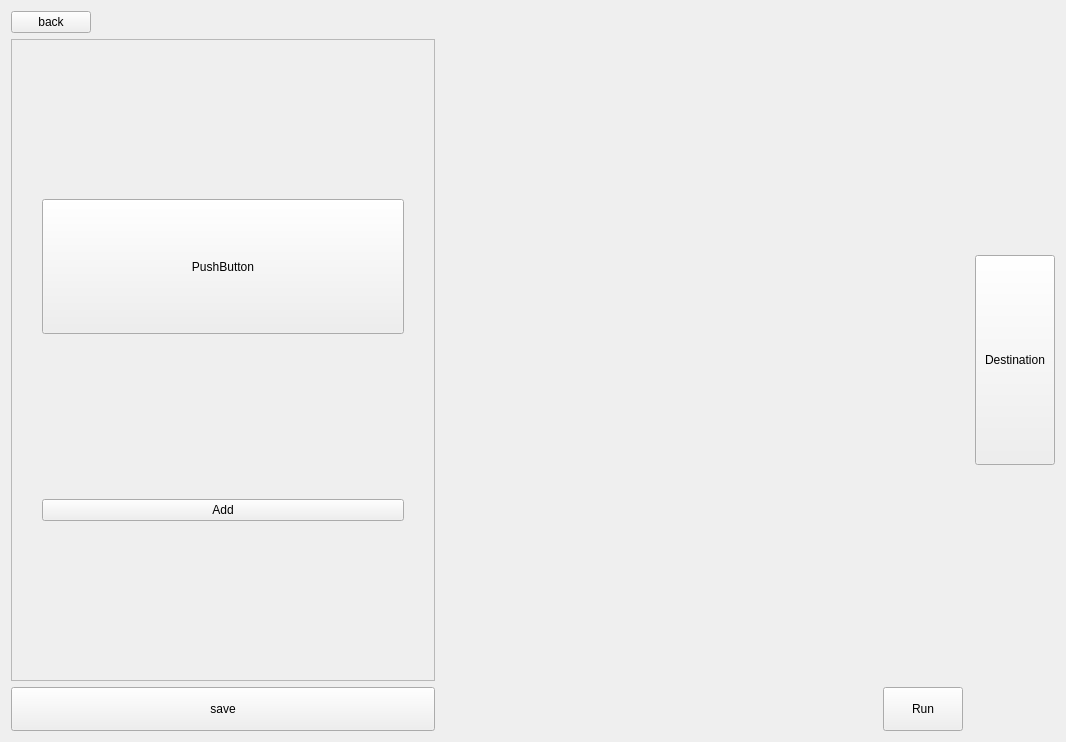
<?xml version="1.0" encoding="UTF-8"?>
<ui version="4.0">
 <class>Workbench</class>
 <widget class="QWidget" name="Workbench">
  <property name="geometry">
   <rect>
    <x>0</x>
    <y>0</y>
    <width>1066</width>
    <height>742</height>
   </rect>
  </property>
  <property name="windowTitle">
   <string>Form</string>
  </property>
  <layout class="QGridLayout" name="gridLayout">
   <item row="2" column="6">
    <spacer name="verticalSpacer_2">
     <property name="orientation">
      <enum>Qt::Vertical</enum>
     </property>
     <property name="sizeType">
      <enum>QSizePolicy::Minimum</enum>
     </property>
     <property name="sizeHint" stdset="0">
      <size>
       <width>20</width>
       <height>40</height>
      </size>
     </property>
    </spacer>
   </item>
   <item row="2" column="0" rowspan="3">
    <widget class="QScrollArea" name="scrollArea">
     <property name="widgetResizable">
      <bool>true</bool>
     </property>
     <widget class="QWidget" name="scrollAreaWidgetContents">
      <property name="geometry">
       <rect>
        <x>0</x>
        <y>0</y>
        <width>379</width>
        <height>618</height>
       </rect>
      </property>
      <property name="layoutDirection">
       <enum>Qt::RightToLeft</enum>
      </property>
      <layout class="QVBoxLayout" name="verticalLayout">
       <property name="spacing">
        <number>15</number>
       </property>
       <property name="leftMargin">
        <number>30</number>
       </property>
       <property name="rightMargin">
        <number>30</number>
       </property>
       <item>
        <widget class="QPushButton" name="pushButton_2">
         <property name="sizePolicy">
          <sizepolicy hsizetype="Preferred" vsizetype="Preferred">
           <horstretch>0</horstretch>
           <verstretch>0</verstretch>
          </sizepolicy>
         </property>
         <property name="maximumSize">
          <size>
           <width>16777215</width>
           <height>135</height>
          </size>
         </property>
         <property name="text">
          <string>PushButton</string>
         </property>
        </widget>
       </item>
       <item>
        <widget class="QPushButton" name="btn_add">
         <property name="text">
          <string>Add</string>
         </property>
        </widget>
       </item>
      </layout>
     </widget>
    </widget>
   </item>
   <item row="0" column="1" colspan="6">
    <widget class="QLabel" name="label">
     <property name="sizePolicy">
      <sizepolicy hsizetype="Preferred" vsizetype="Fixed">
       <horstretch>0</horstretch>
       <verstretch>0</verstretch>
      </sizepolicy>
     </property>
     <property name="text">
      <string/>
     </property>
    </widget>
   </item>
   <item row="0" column="0">
    <widget class="QPushButton" name="btn_back">
     <property name="sizePolicy">
      <sizepolicy hsizetype="Fixed" vsizetype="Fixed">
       <horstretch>0</horstretch>
       <verstretch>0</verstretch>
      </sizepolicy>
     </property>
     <property name="text">
      <string>back</string>
     </property>
    </widget>
   </item>
   <item row="3" column="6">
    <widget class="QPushButton" name="btn_destination">
     <property name="sizePolicy">
      <sizepolicy hsizetype="Preferred" vsizetype="Preferred">
       <horstretch>0</horstretch>
       <verstretch>0</verstretch>
      </sizepolicy>
     </property>
     <property name="baseSize">
      <size>
       <width>0</width>
       <height>0</height>
      </size>
     </property>
     <property name="text">
      <string>Destination</string>
     </property>
    </widget>
   </item>
   <item row="4" column="6">
    <spacer name="verticalSpacer">
     <property name="orientation">
      <enum>Qt::Vertical</enum>
     </property>
     <property name="sizeType">
      <enum>QSizePolicy::Minimum</enum>
     </property>
     <property name="sizeHint" stdset="0">
      <size>
       <width>20</width>
       <height>126</height>
      </size>
     </property>
    </spacer>
   </item>
   <item row="5" column="0">
    <widget class="QPushButton" name="btn_save">
     <property name="minimumSize">
      <size>
       <width>0</width>
       <height>44</height>
      </size>
     </property>
     <property name="text">
      <string>save</string>
     </property>
    </widget>
   </item>
   <item row="5" column="3">
    <spacer name="horizontalSpacer">
     <property name="orientation">
      <enum>Qt::Horizontal</enum>
     </property>
     <property name="sizeHint" stdset="0">
      <size>
       <width>40</width>
       <height>20</height>
      </size>
     </property>
    </spacer>
   </item>
   <item row="5" column="4">
    <widget class="QPushButton" name="btn_run">
     <property name="sizePolicy">
      <sizepolicy hsizetype="Maximum" vsizetype="Preferred">
       <horstretch>0</horstretch>
       <verstretch>0</verstretch>
      </sizepolicy>
     </property>
     <property name="maximumSize">
      <size>
       <width>250</width>
       <height>16777215</height>
      </size>
     </property>
     <property name="text">
      <string>Run</string>
     </property>
    </widget>
   </item>
  </layout>
 </widget>
 <resources/>
 <connections/>
</ui>
